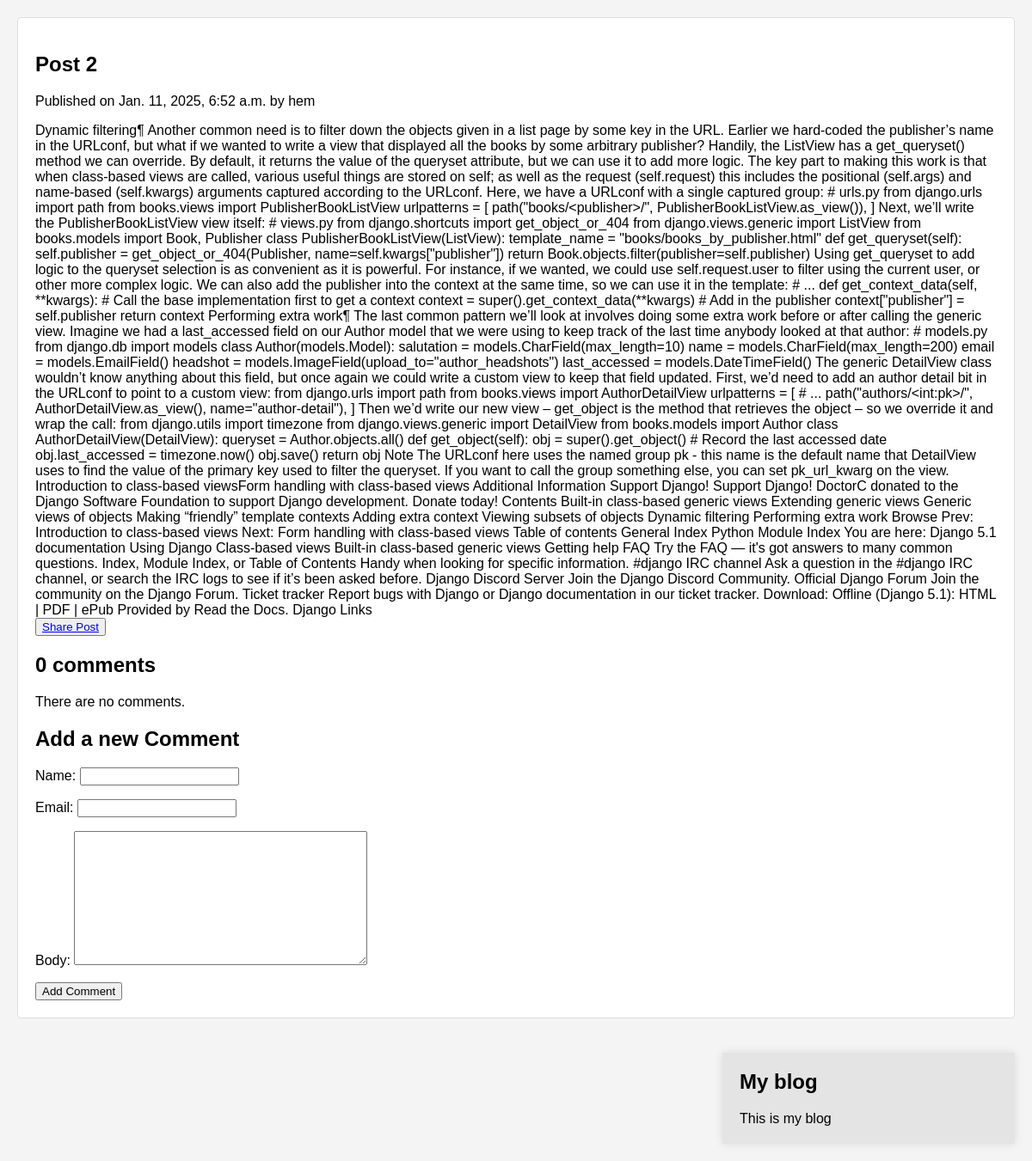
Page /blog/2 on the committed database.
### blog/models.py (models this page shows, shortened)
class Post(models.Model):
    class Status(models.TextChoices):
        DRAFT = 'DF', 'Draft'
        PUBLISHED = 'PB', 'Published'
    title = models.CharField(max_length= 100)
    slug = models.SlugField()
    author = models.ForeignKey(settings.AUTH_USER_MODEL, on_delete = models.CASCADE)
    body = models.TextField()
    publish = models.DateTimeField(db_default = Now())
    created  = models.DateTimeField(auto_now_add = True)
    updated = models.DateTimeField(auto_now = True)
    status = models.CharField(max_length=2, choices = Status.choices, default = Status.DRAFT)
    objects = models.Manager()
    published = PublishedManager()
    class Meta:
        ordering = ['-publish']
        indexes = [
            models.Index(fields = ['publish']),
        ]

### blog/views.py (the view)
# urls.py: path('<int:id>', views.post_detail, name= 'post_detail'),
def post_detail(request, id):
    post = get_object_or_404(Post, id=id, status = Post.Status.PUBLISHED)
    comments = post.comments.filter(active = True)
    form = CommentPostForm()
    return render (request, 'blog/details.html', {'post': post, 'comments': comments, 'form': form})

### blog/forms.py
class CommentPostForm(forms.ModelForm):
    class Meta:
        model = Comment
        fields = ['name', 'email', 'body']

### templates/blog/details.html (shortened to what this page needs)
{% extends 'base.html' %}
{% block content %}
<h2>{{post.title}}</h2>
<p class="date">Published on {{post.publish}} by {{post.author}}</p>
{{post.body}}
<br>
<button><a href="{% url 'blog:post_share' post.id%}">Share Post</a></button>
{% with comments.count as total_comments %}
<h2>
  {{ total_comments }} comment{{ total_comments|pluralize }}
</h2>
{% endwith %}
{% for comment in comments %}
    <div class="comment">
      <p class="info">
        Comment {{ forloop.counter }} by {{ comment.name }}
        {{ comment.created }}
      </p>
      {{ comment.body|linebreaks }}
    </div>
  {% empty %}
    <p>There are no comments.</p>
  {% endfor %}
{% include "blog/Post/includes/comment_form.html" %}
{% endblock %}

### static/css/style.css (style rules this page uses)
body { font-family: Arial, sans-serif; margin: 0; padding: 0; background-color: #f4f4f4; }

### rows in the picture
Post: title "Post 2", publish "Jan. 11, 2025, 6:52 a.m.", author "hem", body "Dynamic filtering¶ Another common need is to filter down the objects given in a list page by some key in the URL. Earlier we hard-coded the publisher’s name in the URLconf, but what if we wanted to write a view that displayed all the books by some arbitrary publisher? Handily, the ListView has a get_queryset() method we can override. By default, it returns the value of the queryset attribute, but we can use it to add more logic. The key part to making this work is that when class-based views are called, various useful things are stored on self; as well as the request (self.request) this includes the positional (self.args) and name-based (self.kwargs) arguments captured according to the…"

### other values in the picture
{{ total_comments }} "0"
